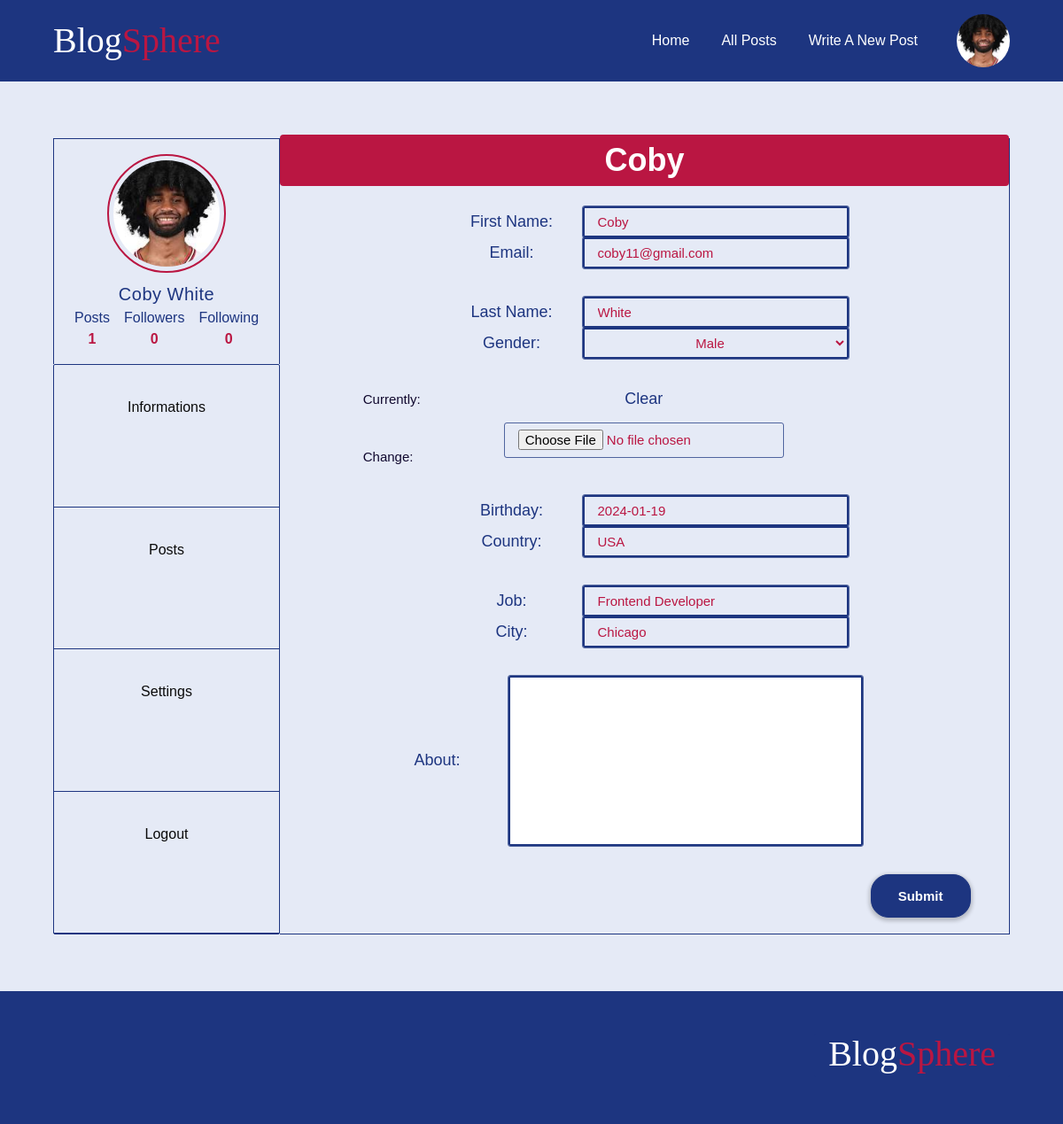
/account/MyProfile/informations/ (signed in), run on an earlier commit of the app's database.
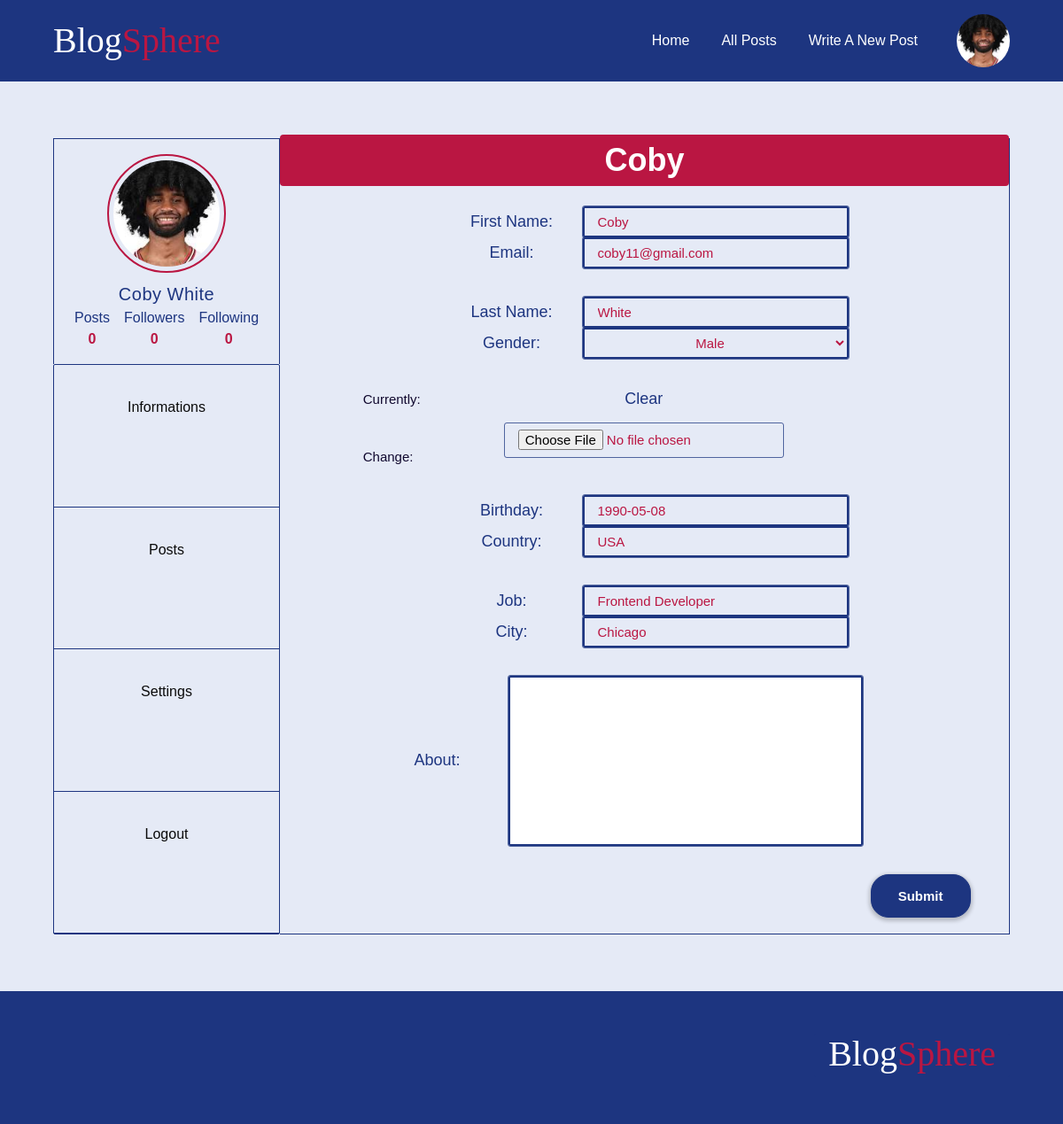
And on a later commit of the database.
### accounts/models.py (models this page shows, shortened)
class Profile(models.Model):
    MALE = 'M'
    FEMALE = 'F'
    OTHER = 'O'
    GENDER_CHOICES = [
        (MALE, 'Male'),
        (FEMALE, 'Female'),
        (OTHER, 'Other'),
    ]
    user = models.OneToOneField(User, on_delete=models.CASCADE)
    bio = models.TextField(blank=True,null=True,  max_length = 400)
    profile_pic = models.ImageField( blank=True, null=True)
    gender = models.CharField(null=True, blank= True,  max_length=1,choices=GENDER_CHOICES, default= MALE)
    birthday = models.DateField(null=True, blank = True, default=default_date)
    job = models.CharField(blank=True, null=True,  max_length = 400)
    first_name = models.CharField(null=True, blank=True, max_length=100)
    last_name = models.CharField(null=True, blank=True, max_length=100)
    email = models.EmailField(null=True, blank=True,  max_length=254)
    full_name = models.CharField(null=True, max_length = 200, blank= True)
    country = models.CharField(null=True, blank=True, max_length=100)
    city = models.CharField(null=True, blank=True, max_length=100)
    following = models.ManyToManyField('self',symmetrical=False, blank=True)
    followers = models.ManyToManyField("self", related_name="followed_by", symmetrical=False, blank=True)
    comments = models.ManyToManyField(Comment,related_name='user_comments', blank=True)
    def __str__(self):
        return f"{self.user.username}"

### accounts/views.py (the view)
# urls.py: path('MyProfile/informations/', views.myΙnformations, name='my-informations'),
def myΙnformations(request):
    user_profile = Profile.objects.get(user=request.user)
    if request.method == "POST":
        form = UserForm(request.POST, request.FILES, instance=user_profile)
        if form.is_valid():
            form.save()
            messages.success(request, 'Profile updated successfully', extra_tags='update-profile')
            return redirect('my-informations')
        else:
            messages.error(request, 'Error updating profile. Please check the form.', extra_tags='update-profile')
    else:
        form = UserForm(instance=user_profile)
    context={
        'form':form,
        'user_profile': user_profile
    }
    return render(request,'account/components/myProfile/form.html',context )

### accounts/forms.py
class  UserForm(forms.ModelForm):
    email = forms.EmailField( required=False)
    first_name = forms.CharField(max_length=100, required=False)
    last_name = forms.CharField(max_length=100, required=False)
    class Meta:
        model = Profile
        exclude = ["following", "followers", 'user','comments']
    def __init__(self, *args, **kwargs):
        super(UserForm, self).__init__(*args, **kwargs)
        if self.instance:
                self.fields['email'].initial = self.instance.user.email
                self.fields['first_name'].initial = self.instance.user.first_name
                self.fields['last_name'].initial = self.instance.user.last_name

### blog/context_processors.py (called while the page is built)
def render_Nav_processor(request):
  if request.user.is_authenticated:
    navigation_links = Navigation.objects.exclude(destination = 'login')
  else:
    navigation_links = Navigation.objects.exclude(destination = 'logout')
  return  {
        'nav_links': navigation_links
    }

### accounts/templates/account/components/myProfile/form.html (shortened to what this page needs)
{% extends "account/myProfile.html" %}
{% load static %}
{% block style %}
<link rel="stylesheet" href="{% static 'article.css' %}">
<link rel="stylesheet" href="{% static 'myProfile.css'%}">
{% endblock style %}
{% block myProfile-content %}
<h1 class="tab-heading"> {{user_profile}} </h1>
<form class="user-settings" method="POST" enctype="multipart/form-data" action="">
 <div class="row tab-form">
 <fieldset class="col-user-details">
    <label for="id_first_name">First Name:</label>
    {{ form.first_name }}
 </fieldset>
 <fieldset class="col-user-details">
    <label for="id_email">Email:</label>
    {{ form.email }}
 </fieldset>
 </div>
 <div class="row tab-form">
 <fieldset class="col-user-details">
    <label for="id_last_name">Last Name:</label>
    {{ form.last_name }}
 </fieldset>
 <fieldset class="col-user-details">
    <label for="id_gender">Gender:</label>
    {{ form.gender }}
 </fieldset>
 </div>
 <div class="row tab-form">
 <fieldset class="col-user-details">
   {{ form.profile_pic }}
 </fieldset>
</div>
 <div class="row tab-form">
 <fieldset class="col-user-details">
    <label for="id_last_name">Birthday:</label>
    {{ form.birthday }}
 </fieldset>
 <fieldset class="col-user-details">
    <label for="id_gender">Country:</label>
    {{ form.country }}
 </fieldset>
 </div>
 <div class="row tab-form">
    <fieldset class="col-user-details">
       <label for="id_last_name">Job:</label>
       {{ form.job }}
    </fieldset>
    <fieldset class="col-user-details">
       <label for="id_gender">City:</label>
       {{ form.city }}
      </fieldset>
   </div>
    <div class="row textarea tab-form">
        <fieldset class="col-user-details">
           <label for="id_last_name">About:</label>
           {{ form.bio }}
        </fieldset>
        </div>
    <div class="row tab-form">
     <input class="save" type="submit" value="Submit">
        </div>
</form>
{% endblock myProfile-content %}

### accounts/templates/account/myProfile.html (shortened to what this page needs)
{% extends "layout.html" %}
{% load static %}
{% block content %}
<section class="user-profile">
   <div class="user-settings">
<div class="user-image-container">
{% if user_profile.profile_pic  %}
<img class="user-image myprofile-pic " src="{{user_profile.profile_pic.url}}" alt="User's profile picture">
{% else %}
<img class="no-picture myprofile-pic" src="{% static 'images/no-profile-picture.svg' %}" alt="">
{% endif %}
{% if user_profile.first_name and user_profile.last_name %}
<span class="user-fullname">
   {{user_profile.first_name}} {{user_profile.last_name}}
  </span>
   {% else %}
   <span class="user-fullname">
   {{request.user}}
   </span>
      {% endif %}
<div>
  <div role="table" class="table">
    <div role="row" class="col">
        <div role="columnheader" class="th">Posts</div>
        <div  role="cell" class="td">{{ user_profile.user.post_set.all.count }}</div>
    </div>
    <div role="row" class="col">
        <div role="columnheader" class="th">Followers</div>
        <div  role="cell" class="td">{{ user_profile.followers.count }}</div>
    </div>
    <div role="col" class="col">
        <div role="columnheader" class="th">Following</div>
        <div  role="cell" class="td">{{user_profile.following.count}}</div>
    </div>
   </div>
  </div>
</div>
 <ul class="settings-list">
  <li><a  href="{% url 'my-informations' %}">Informations</a></li>
   <li><a  href="{% url 'my-posts' %}">Posts</a></li>
   <li><a  href="">Settings</a></li>
   <li><a  href="">Logout</a></li>
 </ul>
</div>
<section class="user-information">
    {% block myProfile-content %}
      {% endblock myProfile-content %}
    </section>
</section>
{% endblock content %}

What changed in the data, as far as the page shows it:
changed Profile "Coby": user.post_set.all.count "1" → "0"; birthday "2024-01-19" → "1990-05-08"
